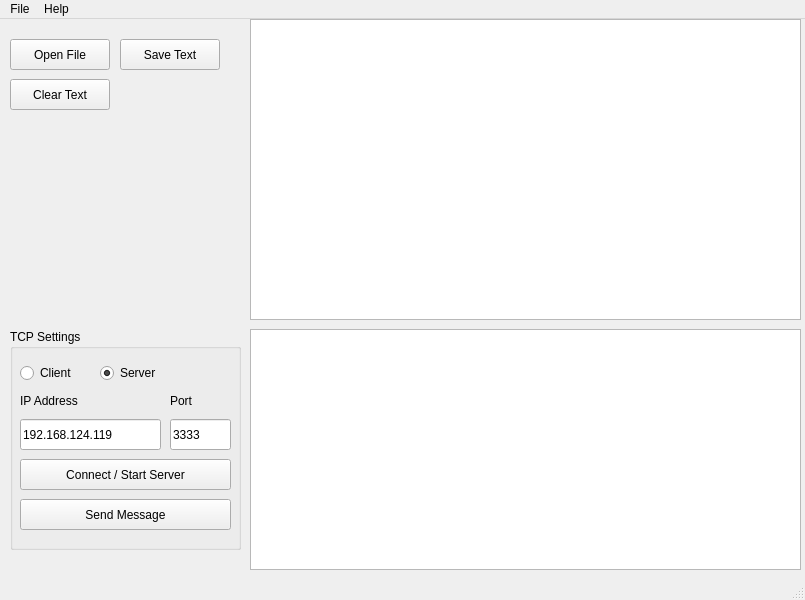
<?xml version="1.0" encoding="UTF-8"?>
<ui version="4.0">
 <class>MainWindow</class>
 <widget class="QMainWindow" name="MainWindow">
  <property name="geometry">
   <rect>
    <x>0</x>
    <y>0</y>
    <width>805</width>
    <height>600</height>
   </rect>
  </property>
  <property name="windowTitle">
   <string>TCP terminal</string>
  </property>
  <widget class="QWidget" name="centralwidget">
   <widget class="QPushButton" name="openFile">
    <property name="geometry">
     <rect>
      <x>10</x>
      <y>20</y>
      <width>100</width>
      <height>31</height>
     </rect>
    </property>
    <property name="text">
     <string>Open File</string>
    </property>
   </widget>
   <widget class="QPushButton" name="saveText">
    <property name="geometry">
     <rect>
      <x>120</x>
      <y>20</y>
      <width>100</width>
      <height>31</height>
     </rect>
    </property>
    <property name="text">
     <string>Save Text</string>
    </property>
   </widget>
   <widget class="QTextEdit" name="textBrowser">
    <property name="geometry">
     <rect>
      <x>250</x>
      <y>0</y>
      <width>551</width>
      <height>301</height>
     </rect>
    </property>
   </widget>
   <widget class="QPushButton" name="clearText">
    <property name="geometry">
     <rect>
      <x>10</x>
      <y>60</y>
      <width>100</width>
      <height>31</height>
     </rect>
    </property>
    <property name="text">
     <string>Clear Text</string>
    </property>
   </widget>
   <widget class="QGroupBox" name="groupBox">
    <property name="geometry">
     <rect>
      <x>10</x>
      <y>310</y>
      <width>231</width>
      <height>221</height>
     </rect>
    </property>
    <property name="title">
     <string>TCP Settings</string>
    </property>
    <widget class="QLabel" name="label">
     <property name="geometry">
      <rect>
       <x>10</x>
       <y>60</y>
       <width>91</width>
       <height>23</height>
      </rect>
     </property>
     <property name="text">
      <string>IP Address</string>
     </property>
    </widget>
    <widget class="QPushButton" name="btn_tcpConnect">
     <property name="geometry">
      <rect>
       <x>10</x>
       <y>130</y>
       <width>211</width>
       <height>31</height>
      </rect>
     </property>
     <property name="text">
      <string>Connect / Start Server</string>
     </property>
    </widget>
    <widget class="QLineEdit" name="txt_port">
     <property name="geometry">
      <rect>
       <x>160</x>
       <y>90</y>
       <width>61</width>
       <height>31</height>
      </rect>
     </property>
     <property name="text">
      <string>3333</string>
     </property>
    </widget>
    <widget class="QRadioButton" name="radioClient">
     <property name="geometry">
      <rect>
       <x>10</x>
       <y>30</y>
       <width>71</width>
       <height>28</height>
      </rect>
     </property>
     <property name="text">
      <string>Client</string>
     </property>
    </widget>
    <widget class="QRadioButton" name="radioServer">
     <property name="geometry">
      <rect>
       <x>90</x>
       <y>30</y>
       <width>81</width>
       <height>28</height>
      </rect>
     </property>
     <property name="text">
      <string>Server</string>
     </property>
     <property name="checked">
      <bool>true</bool>
     </property>
    </widget>
    <widget class="QLineEdit" name="txt_ip">
     <property name="geometry">
      <rect>
       <x>10</x>
       <y>90</y>
       <width>141</width>
       <height>31</height>
      </rect>
     </property>
     <property name="inputMethodHints">
      <set>Qt::ImhPreferNumbers</set>
     </property>
     <property name="text">
      <string>192.168.124.119</string>
     </property>
    </widget>
    <widget class="QPushButton" name="btn_send">
     <property name="geometry">
      <rect>
       <x>10</x>
       <y>170</y>
       <width>211</width>
       <height>31</height>
      </rect>
     </property>
     <property name="text">
      <string>Send Message</string>
     </property>
    </widget>
    <widget class="QLabel" name="label_2">
     <property name="geometry">
      <rect>
       <x>160</x>
       <y>60</y>
       <width>41</width>
       <height>23</height>
      </rect>
     </property>
     <property name="text">
      <string>Port</string>
     </property>
    </widget>
   </widget>
   <widget class="QTextEdit" name="textEdit">
    <property name="geometry">
     <rect>
      <x>250</x>
      <y>310</y>
      <width>551</width>
      <height>241</height>
     </rect>
    </property>
   </widget>
  </widget>
  <widget class="QMenuBar" name="menubar">
   <property name="geometry">
    <rect>
     <x>0</x>
     <y>0</y>
     <width>805</width>
     <height>31</height>
    </rect>
   </property>
   <widget class="QMenu" name="menuFile">
    <property name="title">
     <string>File</string>
    </property>
    <addaction name="actionExit"/>
   </widget>
   <widget class="QMenu" name="menuAbout">
    <property name="title">
     <string>Help</string>
    </property>
    <addaction name="actionAbout"/>
   </widget>
   <addaction name="menuFile"/>
   <addaction name="menuAbout"/>
  </widget>
  <widget class="QStatusBar" name="statusbar"/>
  <action name="actionExit">
   <property name="text">
    <string>Exit</string>
   </property>
  </action>
  <action name="actionAbout">
   <property name="text">
    <string>About</string>
   </property>
  </action>
 </widget>
 <resources/>
 <connections/>
</ui>
